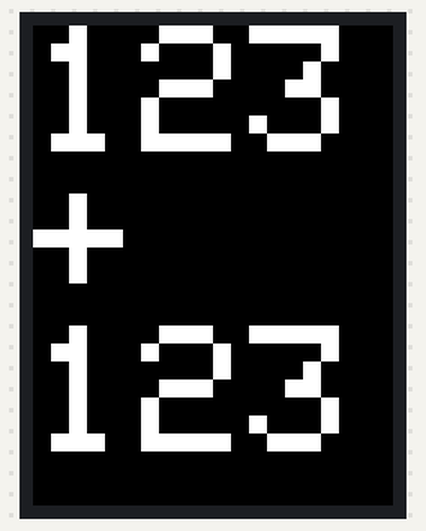
Bench run of a sketch on a simulated Arduino Mega 2560, built with avr-gcc and run on an emulated ATmega2560. On the bench: 240×320 colour display.

Above: at 0.1 s.
At 3.1 s:
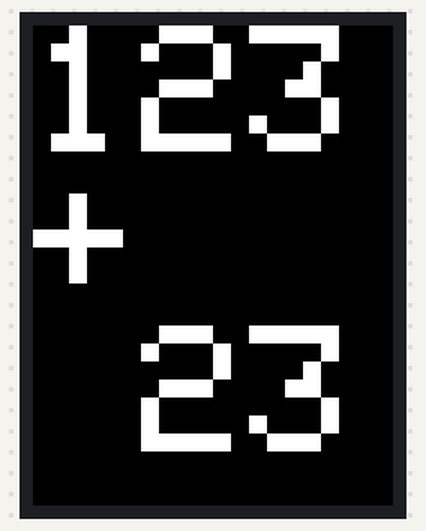

The sketch:

tongxun_1.9.18.ino
```cpp
/******************************************************************************************************
 * 单片机：mega328p-au 外部晶振：16M
********************************************************************************************/
//调用舵机库
#include<Servo.h>
//调用软件串口库
#include <SoftwareSerial.h>

#include <LCDWIKI_GUI.h> //Core graphics library
#include <LCDWIKI_SPI.h> //Hardware-specific library

//paramters define
#define MODEL ILI9341
#define CS   A5
#define CD   A3
#define RST  A4
#define LED  A0   //if you don't need to control the LED pin,you should set it to -1 and set it to 3.3V
LCDWIKI_SPI mylcd(MODEL,CS,CD,RST,LED); //model,cs,dc,reset,led
//定义L298N的引脚
#define IN1 3 //控制电机A的方向
#define IN2 2 //控制电机A的方向
#define IN3 4 //控制电机B的方向
#define IN4 5 //控制电机B的方向
#define IN7 8//控制电机A的方向
#define IN8 9 //控制电机A的方向
#define IN5 7 //控制电机B的方向
#define IN6 6 //控制电机B的方向
//屏幕颜色
#define  BLACK   0x0000
#define BLUE    0x001F
#define RED     0xF800
#define GREEN   0x07E0
#define CYAN    0x07FF
#define MAGENTA 0xF81F
#define YELLOW  0xFFE0
#define WHITE   0xFFFF
//定义AB相编码器的引脚
#define A_A 18 //电机A的A相
#define B_A 19 //电机A的B相
#define A_B 10 //电机B的A相
#define B_B 11 //电机B的B相

Servo myservo;
//定义全局变量
volatile long count_A = 0; //记录电机A的转动次数
volatile long count_B = 0; //记录电机B的转动次数
int speed_A = 0; //记录电机A的速度（0~255）
int speed_B = 0; //记录电机B的速度（0~255）
int dir_A = 0; //记录电机A的方向（0或1）
int dir_B = 0; //记录电机B的方向（0或1）
//int RUN;
int pos=0;
SoftwareSerial mySerial1(14, 15); // RX->14 TX->15
SoftwareSerial mySerial2(16, 17); // RX->16 TX->17
SoftwareSerial mySerial(A4,A5); //创建一个软串口的类，模拟引脚4,5分别代表 RX, TX引脚 AR多功能板
char cmd_return[100];//这里的cmd_return的字符长度要足够的大，根据舵机个数定，大小 = 15*个数+10
//char* name;	//显示屏
char* mark1;//openmv1对arduino的指示
char* mark2;//openmv2对arduino的指示
const char * name = NULL;
int name0 = 0;//总线舵机0转动角度
int name1=name0+135;  //总线舵机1转动角度
int zero0=1415;//总线舵机0抬平角度
int zero1=zero0+135;//总线舵机1抬平角度
int up0=1100;//总线舵机0监视角度
int up1=up0+135;//总线舵机1监视角度
int C1,C2;
int D;
int b_1=0;
int b_2=0;
int T=0;
int left1=4*200;//左移圈数，暂定为2
int left2=4*160;//左转时长
int st1=3*165;//前进到二维码区圈数
String device_A_String = "";
String device_B_String = "";


void display();
//void receive_and_print(SoftwareSerial& mySerial);

void setup() {
    Serial1.begin(115200);           //硬件串口
    Serial.begin(115200);           //硬件串口
    mySerial.begin(115200);
}

//这里我们实验软硬件串口 用户可根据实际情况定
void loop()
 {//Serial.println("tong");
        name="123+123";

        display();

}


void display()
 {
 char delims[] = "+";
    char *result = NULL;
    result = strtok( name, delims );


 mylcd.Set_Text_Mode(0);
 mylcd.Set_Text_colour(WHITE);
 mylcd.Set_Text_Back_colour(BLACK);
 mylcd.Set_Text_Size(12);
 mylcd.Print_String(result, 0, 0);
 mylcd.Print_String("+", 0, 100);
  result = strtok( NULL, delims );
  mylcd.Print_String(result, 0, 200);
 //mylcd.Print_String(name_1.substr(4,3), 0, 0);
 delay(3000);}
```
